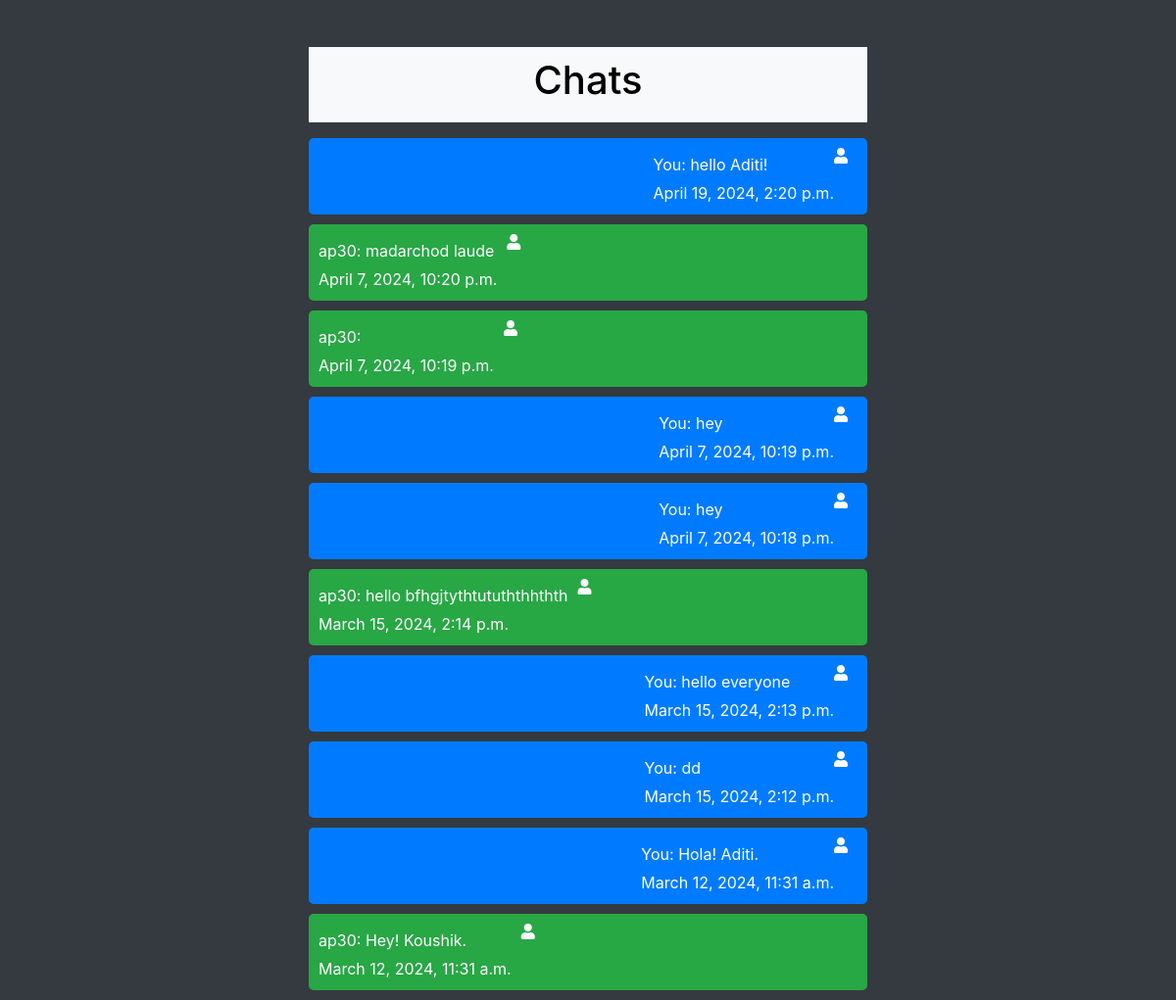
Screenshot of /chats/29 (signed in) with the database file from the repository.
### christite_app/models.py (models this page shows, shortened)
class Message(models.Model):
    sender=models.ForeignKey(User,related_name='sent_message',on_delete=models.CASCADE)
    reciever = models.ForeignKey(User, related_name='recieved_message', on_delete=models.CASCADE)
    content=models.TextField()
    timestamp=models.DateTimeField(auto_now_add=True)

### christite_app/views.py (the view)
# urls.py: path('chats/<int:pk2>',views.chats,name='chats'),
def chats(request,pk2):
    reciever=User.objects.get(id=pk2)
    messages=Message.objects.filter(sender=request.user,reciever=reciever) |Message.objects.filter(sender=reciever,reciever=request.user)
    messages=messages.order_by('-timestamp')
    return render(request,'chat.html',{'reciever':reciever,'messages':messages})

### templates/chat.html (shortened to what this page needs)
<!DOCTYPE html>
<html lang="en">
<head>
    <link rel="stylesheet" href="https://stackpath.bootstrapcdn.com/bootstrap/4.4.1/css/bootstrap.min.css">
    <link rel="stylesheet" href="https://cdnjs.cloudflare.com/ajax/libs/font-awesome/5.15.4/css/all.min.css">
</head>
<body>
    <div class="container mt-5 chat-container">
        <div class="chat-header">
            <h1>Chats</h1>
        </div>
        <div class="list-group mt-3">
            {% for message in messages %}
                <div class="message {% if message.sender == request.user %}sender-message{% else %}receiver-message{% endif %}">
                    <div class="message-content">
                        {% if message.sender == request.user %}
                            You: {{ message.content }}
                        {% else %}
                            {{ message.sender }}: {{ message.content }}
                        {% endif %}
                        <div class="message-time">{{ message.timestamp }}</div>
                    </div>
                    {% if message.sender == request.user %}
                        <i class="fas fa-user sender-icon"></i>
                    {% else %}
                        <i class="fas fa-user receiver-icon"></i>
                    {% endif %}
                </div>
            {% endfor %}
        </div>
    </div>
</body>
</html>

### templates/chat.html (style rules this page uses)
body { background-color: #343a40; color: #000000; margin: 0; padding: 0; }
.chat-container { max-width: 600px; margin: 0 auto; }
.chat-header { background-color: #f8f9fa; padding: 10px; border-bottom: 1px solid #dee2e6; text-align: center; }
.message { padding: 10px; margin-bottom: 10px; border-radius: 5px; display: flex; align-items: flex-start; }
.sender-message { background-color: #007bff; color: #fff; justify-content: flex-end; }
.receiver-message { background-color: #28a745; color: #fff; justify-content: flex-start; }
.message-content { margin-top: 5px; display: inline-block; max-width: 80%; }
.sender-icon { color: #fff; margin-right: 10px; }
.receiver-icon { color: #fff; margin-left: 10px; }
.message-time {   font-size: 12px; margin-top: 5px; }

### rows the page displays
Message: content "hello Aditi!", timestamp "April 19, 2024, 2:20 p.m."
Message: sender "ap30", content "madarchod laude", timestamp "April 7, 2024, 10:20 p.m."
Message: sender "ap30", timestamp "April 7, 2024, 10:19 p.m."
Message: content "hey", timestamp "April 7, 2024, 10:19 p.m."
Message: content "hey", timestamp "April 7, 2024, 10:18 p.m."
Message: sender "ap30", content "hello bfhgjtythtutuththhthth", timestamp "March 15, 2024, 2:14 p.m."
Message: content "hello everyone", timestamp "March 15, 2024, 2:13 p.m."
Message: content "dd", timestamp "March 15, 2024, 2:12 p.m."
Message: content "Hola! Aditi.", timestamp "March 12, 2024, 11:31 a.m."
Message: sender "ap30", content "Hey! Koushik.", timestamp "March 12, 2024, 11:31 a.m."
